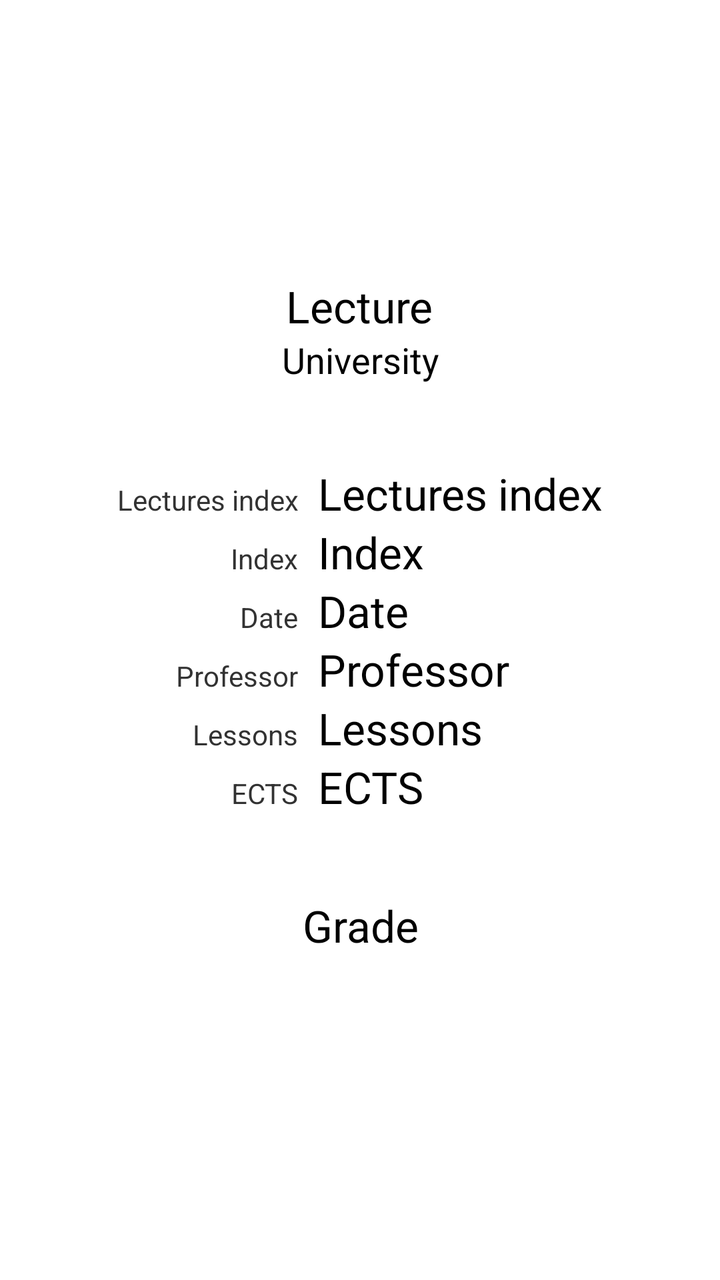
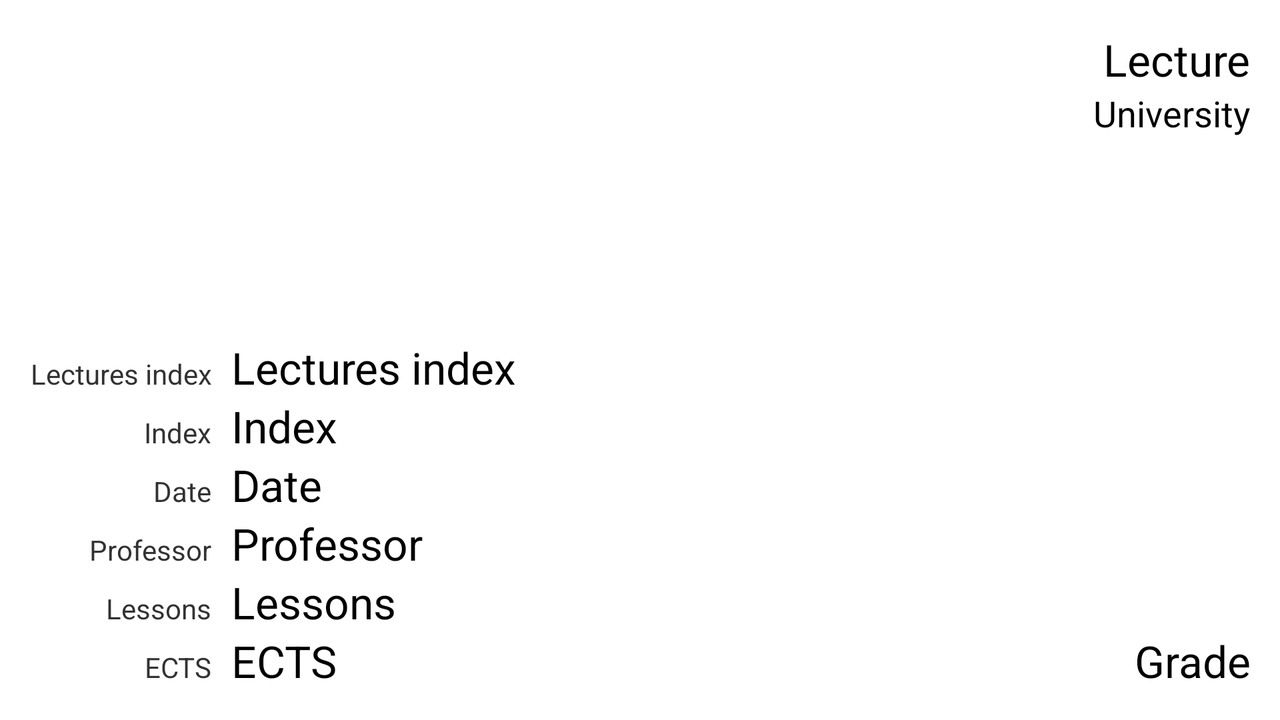

An Android layout and its configuration variant, each rendered on a device that would load it. The default file and the variant file are quoted in full after the pictures.
<!-- AndroidManifest.xml: application theme AppTheme -->
<!-- res/layout/fragment_certificates_certificatedetails.xml -->
<RelativeLayout xmlns:android="http://schemas.android.com/apk/res/android"
    android:layout_width="fill_parent"
    android:layout_height="fill_parent"
    android:orientation="vertical"
    android:padding="10dp" >

    <TableLayout
        android:id="@+id/tableLayout1"
        android:layout_width="wrap_content"
        android:layout_height="wrap_content"
        android:layout_centerHorizontal="true"
        android:layout_centerVertical="true" >

        <TableRow
            android:layout_width="wrap_content"
            android:layout_height="wrap_content" >

            <TextView
                android:layout_width="wrap_content"
                android:layout_height="wrap_content"
                android:gravity="right"
                android:paddingRight="10dp"
                android:text="@string/fragment_certificates_certdetails_coursenr"
                android:textAppearance="?android:attr/textAppearanceSmall" />

            <TextView
                android:id="@+id/fragment_certificates_certdetails_coursenr"
                android:layout_width="wrap_content"
                android:layout_height="wrap_content"
                android:text="@string/fragment_certificates_certdetails_coursenr"
                android:textAppearance="?android:attr/textAppearanceLarge" />
        </TableRow>

        <TableRow
            android:layout_width="wrap_content"
            android:layout_height="wrap_content" >

            <TextView
                android:layout_width="wrap_content"
                android:layout_height="wrap_content"
                android:gravity="right"
                android:paddingRight="10dp"
                android:text="@string/fragment_certificates_certdetails_stnr"
                android:textAppearance="?android:attr/textAppearanceSmall" />

            <TextView
                android:id="@+id/fragment_certificates_certdetails_stnr"
                android:layout_width="wrap_content"
                android:layout_height="wrap_content"
                android:text="@string/fragment_certificates_certdetails_stnr"
                android:textAppearance="?android:attr/textAppearanceLarge" />
        </TableRow>

        <TableRow
            android:layout_width="wrap_content"
            android:layout_height="wrap_content" >

            <TextView
                android:layout_width="wrap_content"
                android:layout_height="wrap_content"
                android:gravity="right"
                android:paddingRight="10dp"
                android:text="@string/fragment_certificates_certdetails_date"
                android:textAppearance="?android:attr/textAppearanceSmall" />

            <TextView
                android:id="@+id/fragment_certificates_certdetails_date"
                android:layout_width="wrap_content"
                android:layout_height="wrap_content"
                android:text="@string/fragment_certificates_certdetails_date"
                android:textAppearance="?android:attr/textAppearanceLarge" />
        </TableRow>

        <TableRow
            android:layout_width="wrap_content"
            android:layout_height="wrap_content" >

            <TextView
                android:layout_width="wrap_content"
                android:layout_height="wrap_content"
                android:gravity="right"
                android:paddingRight="10dp"
                android:text="@string/fragment_certificates_certdetails_professor"
                android:textAppearance="?android:attr/textAppearanceSmall" />

            <TextView
                android:id="@+id/fragment_certificates_certdetails_professor"
                android:layout_width="wrap_content"
                android:layout_height="wrap_content"
                android:text="@string/fragment_certificates_certdetails_professor"
                android:textAppearance="?android:attr/textAppearanceLarge" />
        </TableRow>

        <TableRow
            android:layout_width="wrap_content"
            android:layout_height="wrap_content" >

            <TextView
                android:layout_width="wrap_content"
                android:layout_height="wrap_content"
                android:gravity="right"
                android:paddingRight="10dp"
                android:text="@string/fragment_certificates_certdetails_hours"
                android:textAppearance="?android:attr/textAppearanceSmall" />

            <TextView
                android:id="@+id/fragment_certificates_certdetails_hours"
                android:layout_width="wrap_content"
                android:layout_height="wrap_content"
                android:text="@string/fragment_certificates_certdetails_hours"
                android:textAppearance="?android:attr/textAppearanceLarge" />
        </TableRow>

        <TableRow
            android:layout_width="wrap_content"
            android:layout_height="wrap_content" >

            <TextView
                android:layout_width="wrap_content"
                android:layout_height="wrap_content"
                android:gravity="right"
                android:paddingRight="10dp"
                android:text="@string/fragment_certificates_certdetails_ects"
                android:textAppearance="?android:attr/textAppearanceSmall" />

            <TextView
                android:id="@+id/fragment_certificates_certdetails_ects"
                android:layout_width="wrap_content"
                android:layout_height="wrap_content"
                android:text="@string/fragment_certificates_certdetails_ects"
                android:textAppearance="?android:attr/textAppearanceLarge" />
        </TableRow>
    </TableLayout>

    <TextView
        android:id="@+id/fragment_certificates_certdetails_grade"
        android:layout_width="wrap_content"
        android:layout_height="wrap_content"
        android:layout_below="@+id/tableLayout1"
        android:layout_centerHorizontal="true"
        android:layout_marginTop="40dp"
        android:gravity="center"
        android:text="@string/fragment_certificates_certdetails_grade"
        android:textAppearance="?android:attr/textAppearanceLarge" />

    <TextView
        android:id="@+id/fragment_certificates_certdetails_course"
        android:layout_width="wrap_content"
        android:layout_height="wrap_content"
        android:layout_above="@+id/fragment_certificates_certdetails_university"
        android:layout_centerHorizontal="true"
        android:gravity="center"
        android:text="@string/fragment_certificates_certdetails_course"
        android:textAppearance="?android:attr/textAppearanceLarge" />

    <TextView
        android:id="@+id/fragment_certificates_certdetails_university"
        android:layout_width="wrap_content"
        android:layout_height="wrap_content"
        android:layout_above="@+id/tableLayout1"
        android:layout_centerHorizontal="true"
        android:layout_marginBottom="40dp"
        android:gravity="center"
        android:text="@string/fragment_certificates_certdetails_university"
        android:textAppearance="?android:attr/textAppearanceMedium" />

</RelativeLayout>
<!-- resources referenced by this layout -->
<resources>
  <string name="fragment_certificates_certdetails_course">Lecture</string>
  <string name="fragment_certificates_certdetails_coursenr">Lectures index</string>
  <string name="fragment_certificates_certdetails_date">Date</string>
  <string name="fragment_certificates_certdetails_ects">ECTS</string>
  <string name="fragment_certificates_certdetails_grade">Grade</string>
  <string name="fragment_certificates_certdetails_hours">Lessons</string>
  <string name="fragment_certificates_certdetails_professor">Professor</string>
  <string name="fragment_certificates_certdetails_stnr">Index</string>
  <string name="fragment_certificates_certdetails_university">University</string>
  <style name="AppTheme" parent="AppBaseTheme">
  
          
          <item name="android:windowNoTitle">true</item>
      </style>
  <style name="AppBaseTheme" parent="android:Theme.Light">
          
      </style>
</resources>
<!-- res/layout-normal-land/fragment_certificates_certificatedetails.xml (the repository's variant of the layout above) -->
<!-- drawn on the phone turned sideways -->
<RelativeLayout xmlns:android="http://schemas.android.com/apk/res/android"
    android:layout_width="fill_parent"
    android:layout_height="fill_parent"
    android:orientation="vertical"
    android:padding="15dp" >

    <TextView
        android:id="@+id/fragment_certificates_certdetails_university"
        android:layout_width="wrap_content"
        android:layout_height="wrap_content"
        android:layout_alignRight="@+id/fragment_certificates_certdetails_course"
        android:layout_below="@+id/fragment_certificates_certdetails_course"
        android:gravity="right"
        android:text="@string/fragment_certificates_certdetails_university"
        android:textAppearance="?android:attr/textAppearanceMedium" />

    <TextView
        android:id="@+id/fragment_certificates_certdetails_grade"
        android:layout_width="wrap_content"
        android:layout_height="wrap_content"
        android:layout_alignBottom="@+id/tableLayout1"
        android:layout_alignRight="@+id/fragment_certificates_certdetails_university"
        android:gravity="right"
        android:text="@string/fragment_certificates_certdetails_grade"
        android:textAppearance="?android:attr/textAppearanceLarge" />

    <TableLayout
        android:id="@+id/tableLayout1"
        android:layout_width="wrap_content"
        android:layout_height="wrap_content"
        android:layout_alignParentBottom="true"
        android:layout_alignParentLeft="true" >

        <TableRow
            android:layout_width="wrap_content"
            android:layout_height="wrap_content" >

            <TextView
                android:layout_width="wrap_content"
                android:layout_height="wrap_content"
                android:gravity="right"
                android:paddingRight="10dp"
                android:text="@string/fragment_certificates_certdetails_coursenr"
                android:textAppearance="?android:attr/textAppearanceSmall" />

            <TextView
                android:id="@+id/fragment_certificates_certdetails_coursenr"
                android:layout_width="wrap_content"
                android:layout_height="wrap_content"
                android:text="@string/fragment_certificates_certdetails_coursenr"
                android:textAppearance="?android:attr/textAppearanceLarge" />
        </TableRow>

        <TableRow
            android:layout_width="wrap_content"
            android:layout_height="wrap_content" >

            <TextView
                android:layout_width="wrap_content"
                android:layout_height="wrap_content"
                android:gravity="right"
                android:paddingRight="10dp"
                android:text="@string/fragment_certificates_certdetails_stnr"
                android:textAppearance="?android:attr/textAppearanceSmall" />

            <TextView
                android:id="@+id/fragment_certificates_certdetails_stnr"
                android:layout_width="wrap_content"
                android:layout_height="wrap_content"
                android:text="@string/fragment_certificates_certdetails_stnr"
                android:textAppearance="?android:attr/textAppearanceLarge" />
        </TableRow>

        <TableRow
            android:layout_width="wrap_content"
            android:layout_height="wrap_content" >

            <TextView
                android:layout_width="wrap_content"
                android:layout_height="wrap_content"
                android:gravity="right"
                android:paddingRight="10dp"
                android:text="@string/fragment_certificates_certdetails_date"
                android:textAppearance="?android:attr/textAppearanceSmall" />

            <TextView
                android:id="@+id/fragment_certificates_certdetails_date"
                android:layout_width="wrap_content"
                android:layout_height="wrap_content"
                android:text="@string/fragment_certificates_certdetails_date"
                android:textAppearance="?android:attr/textAppearanceLarge" />
        </TableRow>

        <TableRow
            android:layout_width="wrap_content"
            android:layout_height="wrap_content" >

            <TextView
                android:layout_width="wrap_content"
                android:layout_height="wrap_content"
                android:gravity="right"
                android:paddingRight="10dp"
                android:text="@string/fragment_certificates_certdetails_professor"
                android:textAppearance="?android:attr/textAppearanceSmall" />

            <TextView
                android:id="@+id/fragment_certificates_certdetails_professor"
                android:layout_width="wrap_content"
                android:layout_height="wrap_content"
                android:text="@string/fragment_certificates_certdetails_professor"
                android:textAppearance="?android:attr/textAppearanceLarge" />
        </TableRow>

        <TableRow
            android:layout_width="wrap_content"
            android:layout_height="wrap_content" >

            <TextView
                android:layout_width="wrap_content"
                android:layout_height="wrap_content"
                android:gravity="right"
                android:paddingRight="10dp"
                android:text="@string/fragment_certificates_certdetails_hours"
                android:textAppearance="?android:attr/textAppearanceSmall" />

            <TextView
                android:id="@+id/fragment_certificates_certdetails_hours"
                android:layout_width="wrap_content"
                android:layout_height="wrap_content"
                android:text="@string/fragment_certificates_certdetails_hours"
                android:textAppearance="?android:attr/textAppearanceLarge" />
        </TableRow>

        <TableRow
            android:layout_width="wrap_content"
            android:layout_height="wrap_content" >

            <TextView
                android:layout_width="wrap_content"
                android:layout_height="wrap_content"
                android:gravity="right"
                android:paddingRight="10dp"
                android:text="@string/fragment_certificates_certdetails_ects"
                android:textAppearance="?android:attr/textAppearanceSmall" />

            <TextView
                android:id="@+id/fragment_certificates_certdetails_ects"
                android:layout_width="wrap_content"
                android:layout_height="wrap_content"
                android:text="@string/fragment_certificates_certdetails_ects"
                android:textAppearance="?android:attr/textAppearanceLarge" />
        </TableRow>
    </TableLayout>

    <TextView
        android:id="@+id/fragment_certificates_certdetails_course"
        android:layout_width="wrap_content"
        android:layout_height="wrap_content"
        android:layout_alignParentRight="true"
        android:layout_alignParentTop="true"
        android:gravity="right"
        android:text="@string/fragment_certificates_certdetails_course"
        android:textAppearance="?android:attr/textAppearanceLarge" />

</RelativeLayout>
